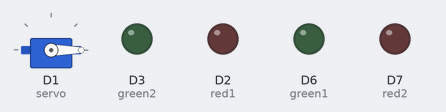
Simulated run of this sketch. Board: ESP8266 (NodeMCU). Parts: servo, output pins drawn as LEDs (lit = HIGH). WiFi joins after 1.5 s; servers stay silent unless stated; what the sketch prints to the serial monitor is not drawn.

Above: at 1.6 s.
At 5.3 s:
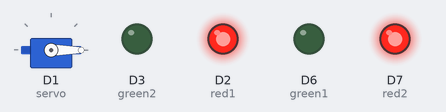
Timing chart, 0 to 6.8 s (numbered marks = the images above):
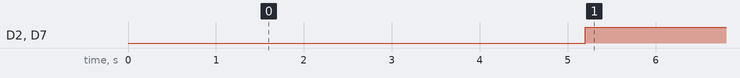

The sketch:

Project_Client.ino
```cpp
#include <ESP8266WiFi.h>
#include <ESP8266HTTPClient.h>
#include <WiFiClient.h>
#include <Servo.h>
#include <ESP8266WiFiMulti.h>
ESP8266WiFiMulti WiFiMulti;
Servo servo;
const int red1 = D2;
const int red2 = D7;

const int green1 = D6;
const int green2 = D3;


const char* ssid = "GG";
const char* password = "GG123456";

const char* serverGate = "http://192.168.4.1/gate";

String Gate;

unsigned long previousMillis = 0;
const long interval = 5000;

void setup() {
  // put your setup code here, to run once:
  Serial.begin(115200);
  Serial.println();

  Serial.print("Connecting to ");
  Serial.println(ssid);
  WiFi.begin(ssid, password);
  while (WiFi.status() != WL_CONNECTED) {
    delay(500);
    Serial.print(".");
  }
  Serial.println("");
  Serial.println("Connected to WiFi");
  servo.attach(D1);
  servo.write(0);
  // digitalWrite(D2, HIGH);

  // digitalWrite(D6, HIGH);
  // delay(1000);
  // digitalWrite(D3, LOW);
  // digitalWrite(D7, LOW);
  // delay(1000);
  pinMode(red1, OUTPUT);
  pinMode(red2, OUTPUT);
  pinMode(green1, OUTPUT);
  pinMode(green2, OUTPUT);

}

void loop() {
  // put your main code here, to run repeatedly:
  unsigned long currentMillis = millis();

  if(currentMillis - previousMillis >= interval) {
    // Check WiFi connection status
    if ((WiFiMulti.run() == WL_CONNECTED)) {
      Gate = httpGETRequest(serverGate);
      Serial.println(Gate);
      if (Gate == "1"){
        servo.write(180);
        digitalWrite(green1,HIGH);
        digitalWrite(green2,HIGH);
        digitalWrite(red1,LOW);
        digitalWrite(red2,LOW);
        delay(500);

      }else{
        servo.write(0);
        digitalWrite(red1,HIGH);
        digitalWrite(red2,HIGH);
        digitalWrite(green1,LOW);
        digitalWrite(green2,LOW);
        delay(500);
      }

    }else {
      Serial.println("WiFi Disconnected");
    }
  }
}

String httpGETRequest(const char* serverName) {
  WiFiClient client;
  HTTPClient http;

  // Your IP address with path or Domain name with URL path
  http.begin(client, serverName);

  // Send HTTP POST request
  int httpResponseCode = http.GET();

  String payload = "--";

  if (httpResponseCode>0) {
    Serial.print("HTTP Response code: ");
    Serial.println(httpResponseCode);
    payload = http.getString();
  }
  else {
    Serial.print("Error code: ");
    Serial.println(httpResponseCode);
  }
  // Free resources
  http.end();

  return payload;
}
```

Measured:
- by itself, D2 (red1), D7 (red2): LOW → HIGH at 5.2 s
